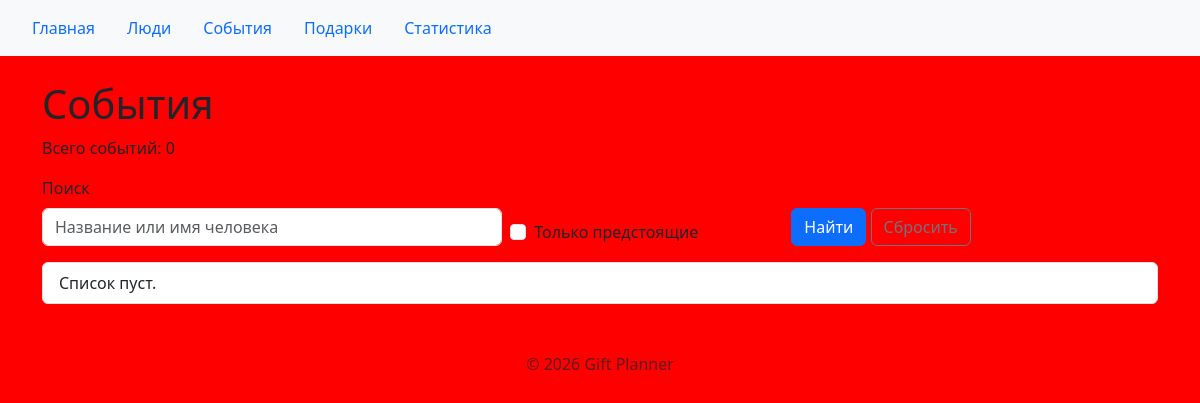
/events/, run on an earlier commit of the app's database.
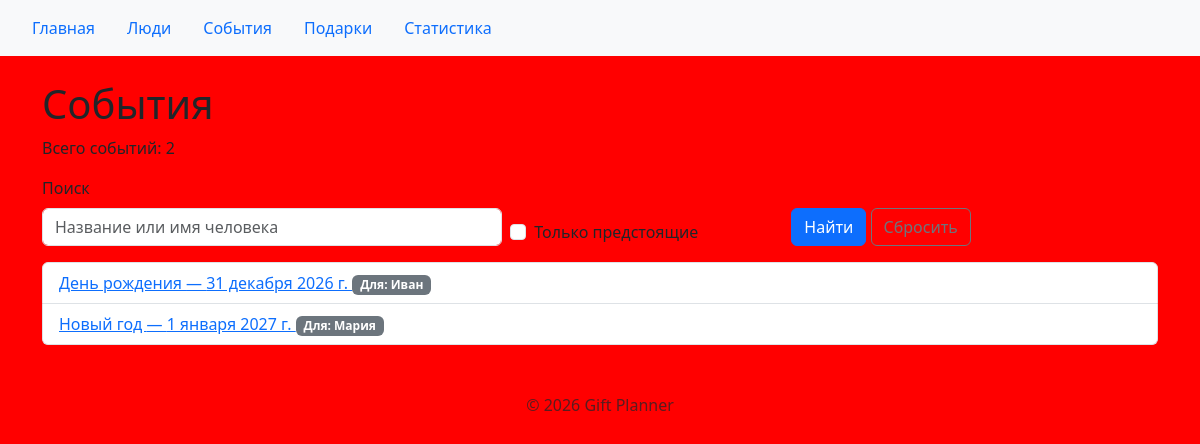
And on a later commit of the database.
### events/models.py (models this page shows, shortened)
class Event(models.Model):
    person = models.ForeignKey(
        Person,
        on_delete=models.PROTECT,
        related_name="events",
        verbose_name="Человек",
    )
    title = models.CharField(
        max_length=200,
        verbose_name="Название",
    )
    date = models.DateField(
        verbose_name="Дата",
    )
    class Meta:
        ordering = ["date", "pk"]
        verbose_name = "Событие"
        verbose_name_plural = "События"

### people/models.py (models this page shows, shortened)
class Person(models.Model):
    name = models.CharField(
        max_length=200,
        verbose_name="Имя",
    )
    class Meta:
        ordering = ["name"]
        verbose_name = "Человек"
        verbose_name_plural = "Люди"

### events/views.py (the view)
# urls.py: path("", views.events, name="list"),
def events(request):
    query = request.GET.get("q", "").strip()
    upcoming_only = request.GET.get("upcoming", "").strip() == "1"
    events_list = Event.objects.select_related("person")
    if query:
        events_list = events_list.filter(
            Q(title__icontains=query) | Q(person__name__icontains=query)
        )
    if upcoming_only:
        events_list = events_list.exclude(date__lt=datetime.date.today())
    events_list = events_list.order_by("date", "pk")
    context = {
        "events": events_list,
        "query": query,
        "upcoming_only": upcoming_only,
    }
    return render(request, "events/event_list.html", context)

### events/templates/events/event_list.html (shortened to what this page needs)
{% extends "base.html" %}
{% block content %}
<h1>События</h1>
<p>Всего событий: {{ events|length }}</p>
<form method="get" class="row g-2 align-items-end mb-3">
    <div class="col-md-5">
        <label for="q" class="form-label">Поиск</label>
        <input
            type="text"
            id="q"
            name="q"
            class="form-control"
            value="{{ query }}"
            placeholder="Название или имя человека"
        >
    </div>
    <div class="col-md-3">
        <div class="form-check mt-4">
            <input
                class="form-check-input"
                type="checkbox"
                id="upcoming"
                name="upcoming"
                value="1"
            >
            <label class="form-check-label" for="upcoming">
                Только предстоящие
            </label>
        </div>
    </div>
    <div class="col-md-4">
        <button type="submit" class="btn btn-primary">Найти</button>
        <a href="{% url 'events:list' %}" class="btn btn-outline-secondary">Сбросить</a>
    </div>
</form>
<ul class="list-group">
    {% for event in events %}
    <li class="list-group-item">
        <a href="{% url 'events:detail' event.id %}">
            {{ event.title }} — {{ event.date }}
        </a>
        <span class="badge bg-secondary">Для: {{ event.person.name }}</span>
    </li>
    {% empty %}
    <li class="list-group-item">Список пуст.</li>
    {% endfor %}
</ul>
{% endblock %}

What changed in the data, as far as the page shows it:
added Event: title "День рождения", date "31 декабря 2026 г.", person.name "Иван"
added Event: title "Новый год", date "1 января 2027 г.", person.name "Мария"
Also different on the page:
{{ events|length }}: "0" → "2"
text no longer shown: "Список пуст."
